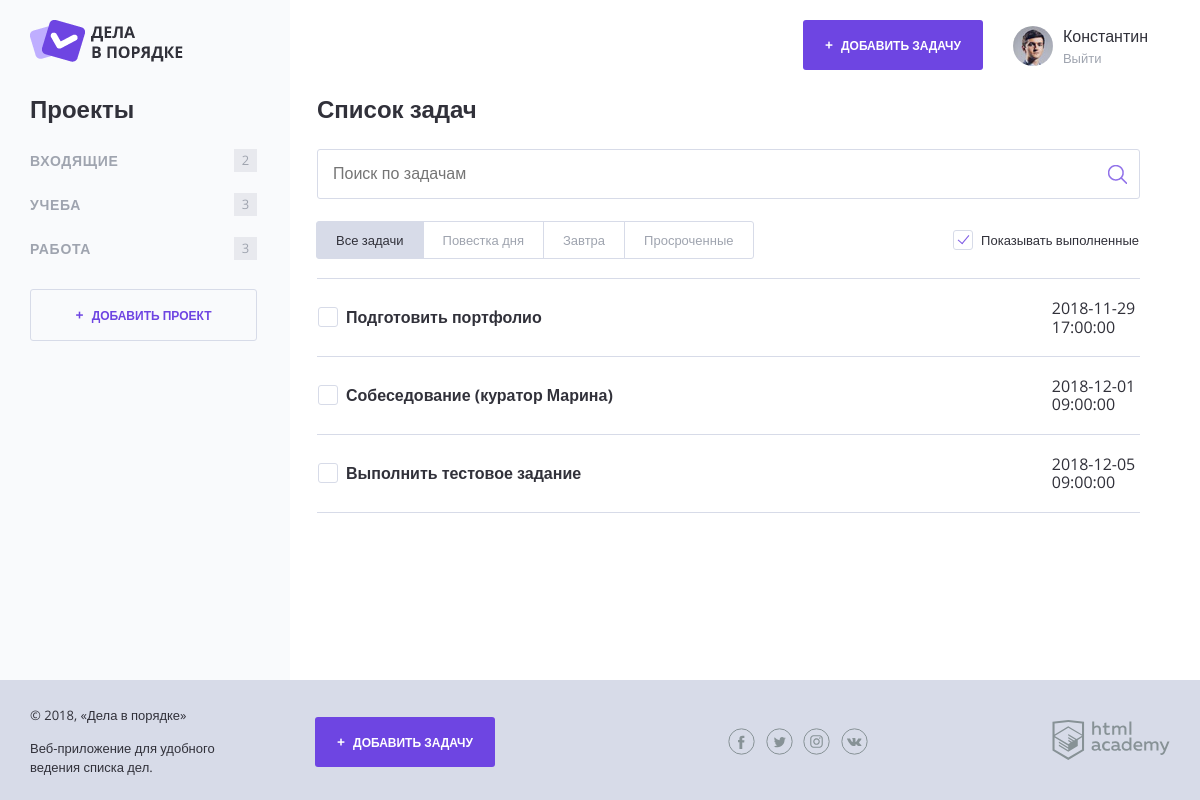
Screenshot of /index.php?category_id=3 with the database file from the repository.
### tables this page shows
CREATE TABLE categories (
  id          INT         AUTO_INCREMENT,
  name        CHAR(255)   NOT NULL,
  creator_id  INT         NOT NULL,

  PRIMARY KEY (id),
  INDEX (creator_id)
);

CREATE TABLE tasks (
  id                   INT          AUTO_INCREMENT,
  name                 CHAR(255)    NOT NULL,
  category_id          INT          NOT NULL,
  creation             DATETIME     NOT NULL DEFAULT CURRENT_TIMESTAMP,
  deadline             DATETIME     DEFAULT NULL,
  attachment_name      CHAR(255)    DEFAULT NULL,
  attachment_filename  CHAR(255)    DEFAULT NULL,
  is_complete          TINYINT(1)   NOT NULL DEFAULT 0,  

  PRIMARY KEY (id),
  INDEX (category_id),
  INDEX (deadline)
);

### utils.php (called while the page is built, shortened)
<?php
  function fillView($viewFilename, $data = []) {
    $viewPath = VIEWS_DIRECTORY_PATH.$viewFilename;
    $view = '';
    if (is_readable($viewPath)) {
      extract($data);
      require_once($viewPath);
      $view = ob_get_clean();
    }
    return $view;
  }
  function shouldHighlightTask($deadline) {
    $deadlineTime = strtotime($deadline);
    $currentTime = time();
    $timeReserveInHours = floor(($deadlineTime - $currentTime) / SECONDS_IN_HOUR);
    return $timeReserveInHours <= TWENTY_FOUR_HOURS;
  }

### database-connection-helper.php (called while the page is built, shortened)
<?php
  function getDatabaseData($databaseConnection, $requestString) {
    $receivedData = $databaseConnection->query($requestString);
    $adaptedData = $receivedData->fetch_all(MYSQLI_ASSOC);
    $adaptedData = convertArrayStringsToNumbers($adaptedData);
    return $adaptedData;
  }
  function convertArrayStringsToNumbers($data) {
    return array_map(function($item) {
      if (is_array($item)) {
        return convertArrayStringsToNumbers($item);
      }
      if (is_numeric($item)) {
        return is_integer($item + 0) ? (integer) $item : (float) $item;
      }
      return $item;
    }, $data);
  }

### templates/sidebar-categories.php (the view)
<section class="content__side">
  <h2 class="content__side-heading">Проекты</h2>
  <nav class="main-navigation">
    <ul class="main-navigation__list">
      <?php foreach ($categories as $categoryData): ?>
        <li class="main-navigation__list-item">
          <a class="main-navigation__list-item-link" href="index.php?category_id=<?= $categoryData['id']; ?>">
            <?= strip_tags($categoryData['name']); ?>
          </a>
          <span class="main-navigation__list-item-count">
            <?= $categoryData['tasks_included']; ?>
          </span>
        </li>
      <?php endforeach; ?>
    </ul>
  </nav>
  <a class="button button--transparent button--plus content__side-button"
      href="pages/form-project.html" target="project_add">
    Добавить проект
  </a>
</section>

### templates/content-index.php (shortened to what this page needs)
<main class="content__main">
  <h2 class="content__main-heading">Список задач</h2>
  <form class="search-form" action="index.php" method="post">
    <input class="search-form__input" type="text" name="" placeholder="Поиск по задачам" value="">
    <input class="search-form__submit" type="submit" name="" value="Искать">
  </form>
  <div class="tasks-controls">
    <nav class="tasks-switch">
      <a class="tasks-switch__item tasks-switch__item--active" href="/">Все задачи</a>
      <a class="tasks-switch__item" href="/">Повестка дня</a>
      <a class="tasks-switch__item" href="/">Завтра</a>
      <a class="tasks-switch__item" href="/">Просроченные</a>
    </nav>
    <label class="checkbox">
      <span class="checkbox__text">Показывать выполненные</span>
    </label>
  </div>
  <table class="tasks">
    <?php
      foreach ($tasks as $taskData):
        if (($selectedCategoryID === null || $taskData['category_id'] === $selectedCategoryID) &&
            (!$taskData['is_complete'] || $shouldShowCompletedTasks)):
    ?>
          <tr class="tasks__item task
                    <?= shouldHighlightTask($taskData['deadline']) ? 'task--important' : ''; ?>
                    <?= $taskData['is_complete'] ? 'task--completed' : ''; ?>">
            <td class="task__select">
              <label class="checkbox task__checkbox">
                <span class="checkbox__text"><?= strip_tags($taskData['name']); ?></span>
              </label>
            </td>
            <td class="task__file">
            </td>
            <td class="task__date"><?= $taskData['deadline']; ?></td>
          </tr>
    <?php
        endif;
      endforeach;
    ?>
  </table>
</main>

### css/style.css (style rules this page uses)
html, body { height: 100%; }
body { position: relative; min-width: 1180px; font-size: 16px; font-family: "OpenSans", sans-serif; color: #31313a; }
a { text-decoration: none; }
.button { display: inline-block; width: 180px; padding: 17px 0; font-weight: 700; font-size: 12px; text-align: center; color: #ffffff; text-transform: uppercase; text-decoration: none; background-color: #6e45e2; border: 0; border-radius: 3px; }
.button--plus::before { content: "+"; margin-right: 5px; font-size: 14px; }
.button--transparent { color: #6e45e2; border: 1px solid #d7dbe8; }
.button--transparent, .button--transparent:hover, .button--transparent:focus, .button--transparent:active { background-color: transparent; }
.content__side { width: 260px; }
.content__side-heading { margin: 0; margin-bottom: 15px; }
.content__side-button { width: 225px; }
.main-navigation { margin-bottom: 18px; }
.main-navigation__list { margin: 0 0 0 -8px; padding: 0; list-style: none; }
.main-navigation__list-item { display: flex; align-items: center; font-size: 14px; color: #9fa4af; text-transform: uppercase; }
.main-navigation__list-item-link { flex-grow: 1; padding: 14px 8px; font-weight: bold; color: inherit; text-decoration: none; letter-spacing: 0.05em; }
.main-navigation__list-item-count { display: inline-block; min-width: 19px; min-height: 19px; margin-right: 33px; padding: 2px; font-size: 13px; line-height: 18px; text-align: center; background-color: #e8e9ee; }
.content__main { flex-grow: 1; padding: 0 30px 0 27px; }
.content__main-heading { margin: 0; margin-bottom: 25px; }
.search-form { position: relative; margin-bottom: 23px; }
.search-form__input { box-sizing: border-box; width: 100%; padding: 15px; border: 1px solid #d7dbe8; border-radius: 3px; }
.search-form__submit { position: absolute; top: 11px; right: 8px; width: 30px; height: 30px; font-size: 0; background: transparent url("../img/search.png") no-repeat 50% 50%; border: 0; }
.tasks-controls { display: flex; justify-content: space-between; align-items: center; margin-bottom: 19px; font-size: 13px; }
.tasks-controls .checkbox .checkbox__text { padding-top: 3px; padding-bottom: 3px; }
.tasks-switch { display: inline-flex; flex-wrap: nowrap; font-size: 13px; }
.tasks-switch__item:first-child { border-top-left-radius: 3px; border-bottom-left-radius: 3px; }
.tasks-switch__item:last-child { border-top-right-radius: 3px; border-bottom-right-radius: 3px; }
.tasks-switch__item { position: relative; display: flex; margin: -1px 0 0 -1px; padding: 9px 19px; line-height: 1.4; color: #9fa4af; white-space: nowrap; background-color: #ffffff; border: 1px solid #d7dbe8; }
.tasks-switch__item--active { color: #31313a; background-color: #d7dbe8; border-color: #d7dbe8; }
.checkbox { position: relative; display: inline-block; vertical-align: top; border: 1px solid transparent; }
.checkbox__input:checked + .checkbox__text::before { border: 1px solid #d7dbe8; }
.checkbox__input:checked + .checkbox__text::after { display: block; }
.checkbox__text { position: relative; display: block; padding: 1px 0 1px 28px; }
.checkbox__text::before { content: ""; position: absolute; top: 0; left: 0; width: 18px; height: 18px; border: 1px solid #d7dbe8; border-radius: 3px; }
.checkbox__text::after { content: ""; position: absolute; top: 5px; left: 5px; display: none; width: 10px; height: 5px; border-bottom: 1px solid #7f5be5; border-left: 1px solid #7f5be5; transform: rotate(-50deg); }
.tasks { width: 100%; border-collapse: collapse; }
.tasks__item:first-child td { border-top: 1px solid #d7dbe8; }
.tasks__item td { padding: 20px 0; border-bottom: 1px solid #d7dbe8; }
.task__checkbox .checkbox__input + .checkbox__text { font-weight: bold; }
.task__select { position: relative; width: 476px; }
.task__file { width: 190px; }
.task__date { width: 80px; }

### rows the page displays
categories: name "ВХОДЯЩИЕ", tasks_included "2"
categories: name "УЧЕБА", tasks_included "3"
categories: name "РАБОТА", tasks_included "3"
tasks: name "Подготовить портфолио", deadline "2018-11-29 17:00:00"
tasks: name "Собеседование (куратор Марина)", deadline "2018-12-01 09:00:00"
tasks: name "Выполнить тестовое задание", deadline "2018-12-05 09:00:00"

### other values shown
strip_tags('Константин') "Константин"
